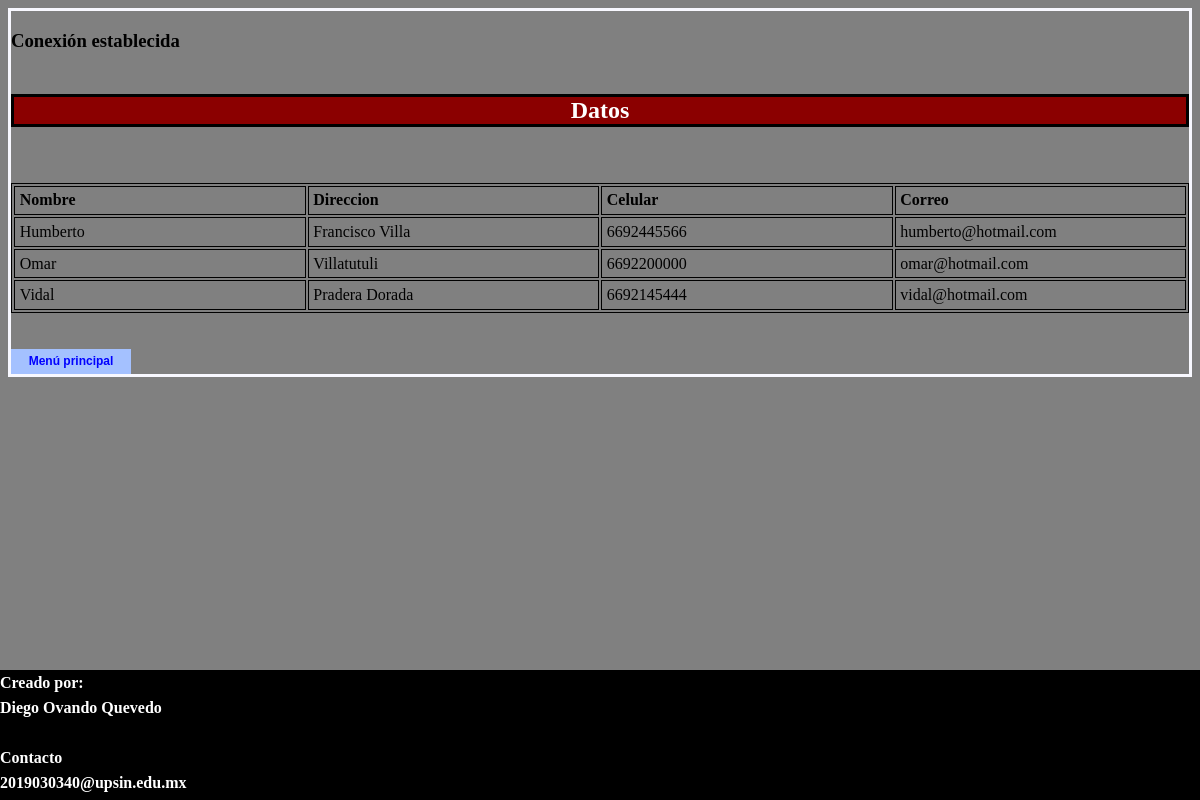
/consultar.php, run on the app's committed database.
### tables this page shows
CREATE TABLE `datos` (
  `nombre` varchar(15) NOT NULL,
  `direccion` varchar(30) NOT NULL,
  `celular` varchar(10) NOT NULL,
  `correo` varchar(30) NOT NULL
);

### consultar.php (the view, shortened to what this page needs)
<!DOCTYPE html>
<html lang="en">
<head>
	<link rel="stylesheet" href="Diseño.css">
</head>
<body>
</body>
</html>
<?php
	require 'conexion.php';
	$sql = "select * from datos";
	$datos = mysqli_query($conexion,$sql);
?>
	<h2>Datos</h2>
	<table>
		<thead>
			<tr>
			    <th>Nombre</th>
			    <th>Direccion</th>
			    <th>Celular</th>
			    <th>Correo</th>
  			</tr>
		</thead>
	<?php
		while ($r = mysqli_fetch_array($datos)) {
		   $nombre = $r ['nombre'];
		   $direccion = $r ['direccion'];
		   $celular = $r ['celular'];
		   $correo = $r ['correo'];
		?>
		   		<tr>
		   			<td><?php echo "$nombre"; ?></td>
					<td><?php echo "$direccion"; ?></td>
					<td><?php echo "$celular"; ?></td>
					<td><?php echo "$correo"; ?></td>
		   		</tr>
		   <?php
		}
		   ?>
		</table>
<footer>
		<?php
		echo "Creado por:";
		echo "<br>";
		echo "Diego Ovando Quevedo";
		echo "<br><br>";
		echo "Contacto";
		echo "<br>2019030340@upsin.edu.mx";
		echo "<br><br>";
		?>
</footer>
<form action="index.php">
	<input type="submit" value="Menú principal">
</form>

### conexion.php (shortened to what this page needs)
<!DOCTYPE html>
<html lang="en">
<head>
	<link rel="stylesheet" href="Diseño.css">
</head>
<body>
</body>
</html>
<?php
	$servidor = "localhost";
	$user = "root";
	$pass = "";
	$db = "agenda";
	$conexion = new mysqli($servidor,$user,$pass,$db);
	if ($conexion->connect_errno) {
		die("La conexión ha fallado" . $conexion->connect_errno);
	} else{
	?>
		<h3>Conexión establecida <br><br></h3>
	<?php
	}
	?>

### Diseño.css (style rules this page uses)
body { background-color: gray; border-style: solid; border-color: ghostwhite; width: auto; }
h2 { text-align: center; background-color: darkred; border-style: solid; border-color: black; color: white; }
table { width: 100%; border: 1px solid #000; }
th, td { width: 25%; text-align: left; vertical-align: top; border: 1px solid #000; border-collapse: collapse; padding: 0.3em; }
form input[type="submit"] { font-size:12px; font-family:Verdana,Helvetica; font-weight:bold; color:#0000FF; background:#A4C1FF; border:0px; width:120px; height:25px; }
footer { height:130px; line-height:25px; background:black; color:white; position:absolute; bottom:0; left:0; width:100%; font-weight: bold; }

### data on the page
datos: nombre "Humberto", direccion "Francisco Villa", celular "6692445566", correo "humberto@hotmail.com"
datos: nombre "Omar", direccion "Villatutuli", celular "6692200000", correo "omar@hotmail.com"
datos: nombre "Vidal", direccion "Pradera Dorada", celular "6692145444", correo "vidal@hotmail.com"
